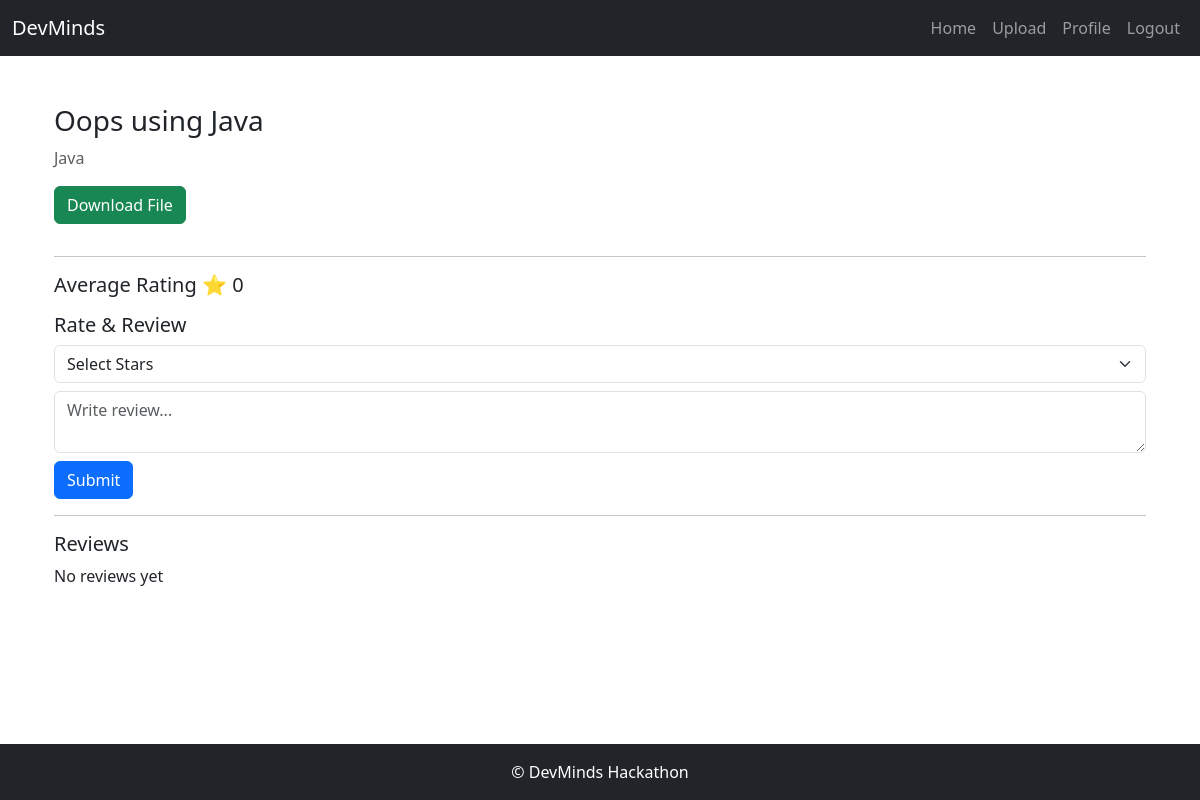
/resource/2/ (signed in), run on the app's committed database.
### DevMinds/models.py (models this page shows, shortened)
class Resource(models.Model):
    PRIVACY_CHOICES = (
        ('Public', 'Public'),
        ('Private', 'Private')
    )
    user = models.ForeignKey(User, on_delete=models.CASCADE)
    title = models.CharField(max_length=200)
    subject = models.CharField(max_length=100)
    semester = models.CharField(max_length=50)
    resource_type = models.CharField(max_length=100)
    year = models.CharField(max_length=50)
    description = models.TextField(blank=True)
    file = models.FileField(upload_to='resources/')
    privacy = models.CharField(max_length=10, choices=PRIVACY_CHOICES)
    tags = models.ManyToManyField(Tag, blank=True)
    created_at = models.DateTimeField(auto_now_add=True)
    def average_rating(self):
        avg = self.ratings.aggregate(Avg('stars'))['stars__avg']
        return round(avg, 1) if avg else 0

### DevMinds/views.py (the view)
# urls.py: path('resource/<int:id>/', views.view_resource, name='view_resource'),
@login_required
def view_resource(request, id):
    resource = get_object_or_404(Resource, id=id)
    user_rating = Rating.objects.filter(
        user=request.user,
        resource=resource
    ).first()
    user_comment = Comment.objects.filter(
        user=request.user,
        resource=resource
    ).first()
    context = {
        'resource': resource,
        'user_rating': user_rating,
        'user_comment': user_comment
    }
    if resource.privacy == "Public":
        return render(request, 'view_resource.html', context)
    try:
        user_profile = Profile.objects.get(user=request.user)
        owner_profile = Profile.objects.get(user=resource.user)
    except Profile.DoesNotExist:
        return render(request, 'access_denied.html')
    if user_profile.college == owner_profile.college:
        return render(request, 'view_resource.html', context)
    else:
        return render(request, 'access_denied.html')

### DevMinds/templates/view_resource.html (shortened to what this page needs)
{% extends 'base.html' %}
{% block content %}
<div class="container mt-4">
    <h3>{{ resource.title }}</h3>
    <p class="text-muted">{{ resource.subject }}</p>
    <a href="{{ resource.file.url }}" class="btn btn-success mb-3">
        Download File
    </a>
    <hr>
    <h5>Average Rating ⭐ {{ resource.average_rating }}</h5>
    <h5 class="mt-3">Rate & Review</h5>
    <form method="post" action="{% url 'add_review' resource.id %}">
        <select name="stars" class="form-select mb-2" required>
            <option value="">Select Stars</option>
        </select>
        <textarea name="comment" class="form-control mb-2"
        placeholder="Write review...">{{ user_comment.text|default:'' }}</textarea>
        <button class="btn btn-primary">Submit</button>
    </form>
    <hr>
    <h5>Reviews</h5>
    {% for c in resource.comments.all %}
    <div class="border rounded p-2 mb-2">
        <b>{{ c.user.username }}</b>
        <p>{{ c.text }}</p>
    </div>
    {% empty %}
    <p>No reviews yet</p>
    {% endfor %}
</div>
{% endblock %}

### data on the page
Resource: title "Oops using Java", subject "Java", average_rating "0"
